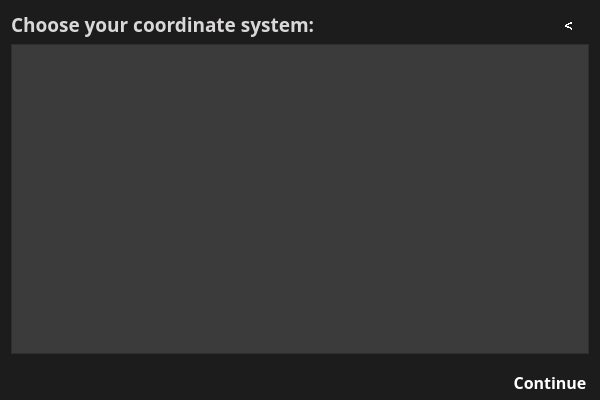
<?xml version="1.0" encoding="UTF-8"?>
<ui version="4.0">
 <class>dialog_rtk_coorClass</class>
 <widget class="QDialog" name="dialog_rtk_coorClass">
  <property name="geometry">
   <rect>
    <x>0</x>
    <y>0</y>
    <width>600</width>
    <height>400</height>
   </rect>
  </property>
  <property name="windowTitle">
   <string>dialog_rtk_coor</string>
  </property>
  <property name="styleSheet">
   <string notr="true">

    QScrollBar {
        background: #1c1c1c;
        
    }

    QScrollBar:horizontal {
        height: 10px;
    }

    QScrollBar:vertical {
        width: 10px;
    }

    QScrollBar::handle {
        background:#646464;;
        border-radius: 2px;
    }
 	QScrollBar::add-page, QScrollBar::sub-page {

	    background: none;
    }

    QScrollBar::handle::pressed {
        background:#faa028;
    }

QPushButton{border:none; background:#2b2b2b} 
QPushButton{color:#ffffff} 
QPushButton::hover{color:#faa028} 
QPushButton::pressed{color:#ffffff}  


QWidget{background-color: #1c1c1c}

QLabel{color:#d9d7d7}

</string>
  </property>
  <layout class="QVBoxLayout" name="verticalLayout_2">
   <property name="spacing">
    <number>0</number>
   </property>
   <property name="leftMargin">
    <number>0</number>
   </property>
   <property name="topMargin">
    <number>0</number>
   </property>
   <property name="rightMargin">
    <number>0</number>
   </property>
   <property name="bottomMargin">
    <number>0</number>
   </property>
   <item>
    <widget class="QStackedWidget" name="stackedWidget">
     <property name="styleSheet">
      <string notr="true">QListView{
background-color:#3b3b3b;
/*color:#ffffff*/
}



QListView::item {
    color: #ffffff;
    background-color:transparent;
}

QListView::item:hover:!pressed {
    padding: -1px;
    border: 1px solid #d9d7d7;
    border-radius: 2px;
    background-color: #d9d7d7;
}

QListView::item:selected {
    padding: -1px;
    border: 1px solid #faab43;
    border-radius: 2px;
    background-color:#faab43;
}</string>
     </property>
     <property name="currentIndex">
      <number>1</number>
     </property>
     <widget class="QWidget" name="page_3">
      <layout class="QVBoxLayout" name="verticalLayout">
       <item>
        <layout class="QHBoxLayout" name="horizontalLayout">
         <item>
          <widget class="QLabel" name="label">
           <property name="font">
            <font>
             <family>Arial Black</family>
             <pointsize>14</pointsize>
             <weight>75</weight>
             <bold>true</bold>
            </font>
           </property>
           <property name="text">
            <string>Choose your location:</string>
           </property>
          </widget>
         </item>
         <item alignment="Qt::AlignRight">
          <widget class="QPushButton" name="pushButtonNext">
           <property name="minimumSize">
            <size>
             <width>40</width>
             <height>25</height>
            </size>
           </property>
           <property name="font">
            <font>
             <family>Arial Black</family>
             <pointsize>11</pointsize>
             <weight>75</weight>
             <bold>true</bold>
             <strikeout>false</strikeout>
             <stylestrategy>NoAntialias</stylestrategy>
             <kerning>true</kerning>
            </font>
           </property>
           <property name="text">
            <string>&gt;</string>
           </property>
          </widget>
         </item>
        </layout>
       </item>
       <item>
        <widget class="QListView" name="listViewL">
         <property name="font">
          <font>
           <family>Arial</family>
           <pointsize>16</pointsize>
          </font>
         </property>
        </widget>
       </item>
      </layout>
     </widget>
     <widget class="QWidget" name="page_4">
      <property name="styleSheet">
       <string notr="true"/>
      </property>
      <layout class="QVBoxLayout" name="verticalLayout_3">
       <item>
        <layout class="QHBoxLayout" name="horizontalLayout_2">
         <item>
          <widget class="QLabel" name="label_2">
           <property name="font">
            <font>
             <family>Arial Black</family>
             <pointsize>14</pointsize>
             <weight>75</weight>
             <bold>true</bold>
            </font>
           </property>
           <property name="text">
            <string>Choose your coordinate system:</string>
           </property>
          </widget>
         </item>
         <item alignment="Qt::AlignRight">
          <widget class="QPushButton" name="pushButtonBack">
           <property name="minimumSize">
            <size>
             <width>40</width>
             <height>25</height>
            </size>
           </property>
           <property name="font">
            <font>
             <family>Arial Black</family>
             <pointsize>11</pointsize>
             <weight>75</weight>
             <bold>true</bold>
             <stylestrategy>NoAntialias</stylestrategy>
            </font>
           </property>
           <property name="text">
            <string>&lt;</string>
           </property>
          </widget>
         </item>
        </layout>
       </item>
       <item>
        <widget class="QListView" name="listViewC">
         <property name="font">
          <font>
           <family>Arial</family>
           <pointsize>16</pointsize>
          </font>
         </property>
        </widget>
       </item>
      </layout>
     </widget>
    </widget>
   </item>
   <item alignment="Qt::AlignRight">
    <widget class="QPushButton" name="pushButtonCon">
     <property name="sizePolicy">
      <sizepolicy hsizetype="Expanding" vsizetype="Fixed">
       <horstretch>0</horstretch>
       <verstretch>0</verstretch>
      </sizepolicy>
     </property>
     <property name="minimumSize">
      <size>
       <width>100</width>
       <height>35</height>
      </size>
     </property>
     <property name="font">
      <font>
       <family>Arial Black</family>
       <pointsize>12</pointsize>
       <weight>75</weight>
       <bold>true</bold>
      </font>
     </property>
     <property name="text">
      <string>Continue</string>
     </property>
    </widget>
   </item>
  </layout>
 </widget>
 <layoutdefault spacing="6" margin="11"/>
 <resources/>
 <connections/>
</ui>
